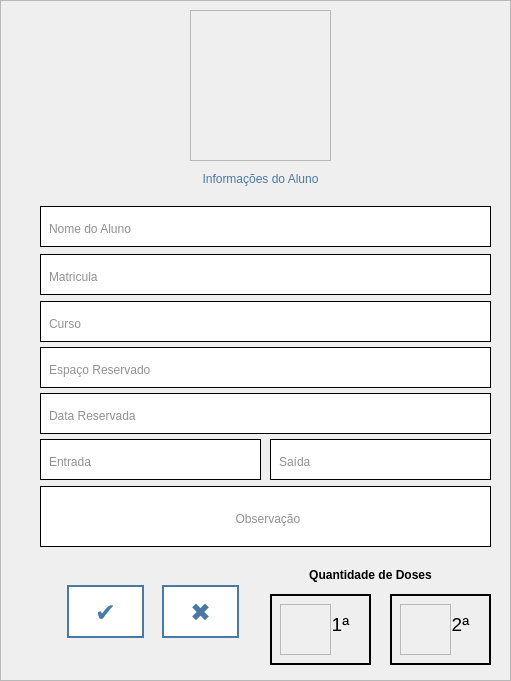
         <widget class="QFrame" name="campus_all">
          <property name="geometry">
           <rect>
            <x>0</x>
            <y>10</y>
            <width>511</width>
            <height>681</height>
           </rect>
          </property>
          <property name="styleSheet">
           <string notr="true"/>
          </property>
          <property name="frameShape">
           <enum>QFrame::StyledPanel</enum>
          </property>
          <property name="frameShadow">
           <enum>QFrame::Raised</enum>
          </property>
          <widget class="QLabel" name="curso">
           <property name="geometry">
            <rect>
             <x>40</x>
             <y>301</y>
             <width>451</width>
             <height>41</height>
            </rect>
           </property>
           <property name="styleSheet">
            <string notr="true">background-color: rgb(255, 255, 255);
color: rgb(145, 145, 145);
font: 75 12pt &quot;Arial&quot;;
padding-top:5px;
padding-left: 5px;
border-color: rgb(0, 0, 0);
border: 1px solid;</string>
           </property>
           <property name="text">
            <string>Curso</string>
           </property>
          </widget>
          <widget class="QLabel" name="hora_ini">
           <property name="geometry">
            <rect>
             <x>40</x>
             <y>439</y>
             <width>221</width>
             <height>41</height>
            </rect>
           </property>
           <property name="styleSheet">
            <string notr="true">background-color: rgb(255, 255, 255);
color: rgb(145, 145, 145);
font: 75 12pt &quot;Arial&quot;;
padding-top:5px;
padding-left: 5px;
border-color: rgb(0, 0, 0);
border: 1px solid;</string>
           </property>
           <property name="text">
            <string>Entrada</string>
           </property>
          </widget>
          <widget class="QLabel" name="observacao">
           <property name="geometry">
            <rect>
             <x>40</x>
             <y>486</y>
             <width>451</width>
             <height>61</height>
            </rect>
           </property>
           <property name="styleSheet">
            <string notr="true">background-color: rgb(255, 255, 255);
color: rgb(145, 145, 145);
font: 75 12pt &quot;Arial&quot;;
padding-top:5px;
padding-left: 5px;
border-color: rgb(0, 0, 0);
border: 1px solid;</string>
           </property>
           <property name="text">
            <string>Observação</string>
           </property>
           <property name="alignment">
            <set>Qt::AlignCenter</set>
           </property>
          </widget>
          <widget class="QLabel" name="espaco_reservado">
           <property name="geometry">
            <rect>
             <x>40</x>
             <y>347</y>
             <width>451</width>
             <height>41</height>
            </rect>
           </property>
           <property name="styleSheet">
            <string notr="true">background-color: rgb(255, 255, 255);
color: rgb(145, 145, 145);
font: 75 12pt &quot;Arial&quot;;
padding-top:5px;
padding-left: 5px;
border-color: rgb(0, 0, 0);
border: 1px solid;</string>
           </property>
           <property name="text">
            <string>Espaço Reservado</string>
           </property>
          </widget>
          <widget class="QPushButton" name="negar">
           <property name="geometry">
            <rect>
             <x>160</x>
             <y>581</y>
             <width>81</width>
             <height>61</height>
            </rect>
           </property>
           <property name="styleSheet">
            <string notr="true">.QPushButton#negar {
    color: white;
    text-align: center;
    text-decoration: none;
    display: inline-block;
    font-size: 25px;
    margin: 4px 2px;
    cursor: pointer;
    background-color: white; 
    color: red; 
    border: 2px solid red;
	border-radius: 50px;
}

.QPushButton#negar:hover:pressed {
    background-color:red;
    color: white;
	border-top-color: rgb(255, 255, 255);
	border-right-color: rgb(0,0,0);
	border-bottom-color: rgb(0,0,0);
	border-left-color: rgb(255, 255, 255);
}
</string>
           </property>
           <property name="text">
            <string>✖</string>
           </property>
          </widget>
          <widget class="QFrame" name="frame_12">
           <property name="geometry">
            <rect>
             <x>190</x>
             <y>10</y>
             <width>141</width>
             <height>151</height>
            </rect>
           </property>
           <property name="styleSheet">
            <string notr="true">image: url(:/newPrefix/logo-normal.jpg);
background-repeat: no-repeat;
background-position:center;</string>
           </property>
           <property name="frameShape">
            <enum>QFrame::StyledPanel</enum>
           </property>
           <property name="frameShadow">
            <enum>QFrame::Raised</enum>
           </property>
          </widget>
          <widget class="QLabel" name="matricula">
           <property name="geometry">
            <rect>
             <x>40</x>
             <y>254</y>
             <width>451</width>
             <height>41</height>
            </rect>
           </property>
           <property name="styleSheet">
            <string notr="true">background-color: rgb(255, 255, 255);
color: rgb(145, 145, 145);
font: 75 12pt &quot;Arial&quot;;
padding-top:5px;
padding-left: 5px;
border-color: rgb(0, 0, 0);
border: 1px solid;</string>
           </property>
           <property name="text">
            <string>Matricula</string>
           </property>
          </widget>
          <widget class="QLabel" name="label_2">
           <property name="geometry">
            <rect>
             <x>70</x>
             <y>163</y>
             <width>381</width>
             <height>31</height>
            </rect>
           </property>
           <property name="styleSheet">
            <string notr="true">font: 75 16pt &quot;Arial&quot;;
color: rgb(73, 122, 166);</string>
           </property>
           <property name="text">
            <string>Informações do Aluno</string>
           </property>
           <property name="alignment">
            <set>Qt::AlignCenter</set>
           </property>
          </widget>
          <widget class="QLabel" name="nome_aluno">
           <property name="geometry">
            <rect>
             <x>40</x>
             <y>206</y>
             <width>451</width>
             <height>41</height>
            </rect>
           </property>
           <property name="styleSheet">
            <string notr="true">background-color: rgb(255, 255, 255);
color: rgb(145, 145, 145);
font: 75 12pt &quot;Arial&quot;;
padding-top:5px;
padding-left: 5px;
border-color: rgb(0, 0, 0);
border: 1px solid;</string>
           </property>
           <property name="text">
            <string>Nome do Aluno</string>
           </property>
          </widget>
          <widget class="QLabel" name="hora_fim">
           <property name="geometry">
            <rect>
             <x>270</x>
             <y>439</y>
             <width>221</width>
             <height>41</height>
            </rect>
           </property>
           <property name="styleSheet">
            <string notr="true">background-color: rgb(255, 255, 255);
color: rgb(145, 145, 145);
font: 75 12pt &quot;Arial&quot;;
padding-top:5px;
padding-left: 5px;
border-color: rgb(0, 0, 0);
border: 1px solid;</string>
           </property>
           <property name="text">
            <string>Saída</string>
           </property>
          </widget>
          <widget class="QPushButton" name="afirmar">
           <property name="geometry">
            <rect>
             <x>65</x>
             <y>581</y>
             <width>81</width>
             <height>61</height>
            </rect>
           </property>
           <property name="toolTip">
            <string>Afirmar</string>
           </property>
           <property name="whatsThis">
            <string>Afirmar</string>
           </property>
           <property name="styleSheet">
            <string notr="true">.QPushButton#afirmar {
    color: white;
    text-align: center;
    text-decoration: none;
    display: inline-block;
    font-size: 25px;
    margin: 4px 2px;
    cursor: pointer;
    background-color: white; 
    color: #4CAF50; 
    border: 2px solid #4CAF50;
}

.QPushButton#afirmar:hover:pressed {
    background-color: #4CAF50;
    color: white;
	border-top-color: rgb(255, 255, 255);
	border-right-color: rgb(0,0,0);
	border-bottom-color: rgb(0,0,0);
	border-left-color: rgb(255, 255, 255);
}
</string>
           </property>
           <property name="text">
            <string>✔</string>
           </property>
          </widget>
          <widget class="QLabel" name="data">
           <property name="geometry">
            <rect>
             <x>40</x>
             <y>393</y>
             <width>451</width>
             <height>41</height>
            </rect>
           </property>
           <property name="styleSheet">
            <string notr="true">background-color: rgb(255, 255, 255);
color: rgb(145, 145, 145);
font: 75 12pt &quot;Arial&quot;;
padding-top:5px;
padding-left: 5px;
border-color: rgb(0, 0, 0);
border: 1px solid;</string>
           </property>
           <property name="text">
            <string>Data Reservada</string>
           </property>
          </widget>
          <widget class="QFrame" name="s_dose_all">
           <property name="geometry">
            <rect>
             <x>390</x>
             <y>594</y>
             <width>101</width>
             <height>71</height>
            </rect>
           </property>
           <property name="styleSheet">
            <string notr="true">QFrame#s_dose_all{
border: 2px solid black;
}

</string>
           </property>
           <property name="frameShape">
            <enum>QFrame::StyledPanel</enum>
           </property>
           <property name="frameShadow">
            <enum>QFrame::Raised</enum>
           </property>
           <widget class="QFrame" name="fig_vac_2">
            <property name="geometry">
             <rect>
              <x>10</x>
              <y>10</y>
              <width>51</width>
              <height>51</height>
             </rect>
            </property>
            <property name="styleSheet">
             <string notr="true">image: url(:/newPrefix/2646111.png);

</string>
            </property>
            <property name="frameShape">
             <enum>QFrame::StyledPanel</enum>
            </property>
            <property name="frameShadow">
             <enum>QFrame::Raised</enum>
            </property>
           </widget>
           <widget class="QLabel" name="s_dose_n">
            <property name="geometry">
             <rect>
              <x>50</x>
              <y>10</y>
              <width>41</width>
              <height>41</height>
             </rect>
            </property>
            <property name="styleSheet">
             <string notr="true"/>
            </property>
            <property name="text">
             <string>&lt;html&gt;&lt;head/&gt;&lt;body&gt;&lt;p&gt;&lt;span style=&quot; font-size:14pt;&quot;&gt;2ª&lt;/span&gt;&lt;/p&gt;&lt;/body&gt;&lt;/html&gt;</string>
            </property>
            <property name="alignment">
             <set>Qt::AlignCenter</set>
            </property>
           </widget>
          </widget>
          <widget class="QFrame" name="p_dose_all">
           <property name="geometry">
            <rect>
             <x>270</x>
             <y>594</y>
             <width>101</width>
             <height>71</height>
            </rect>
           </property>
           <property name="styleSheet">
            <string notr="true">QFrame#p_dose_all{
border: 2px solid black;
}

</string>
           </property>
           <property name="frameShape">
            <enum>QFrame::StyledPanel</enum>
           </property>
           <property name="frameShadow">
            <enum>QFrame::Raised</enum>
           </property>
           <widget class="QFrame" name="fig_vac_1">
            <property name="geometry">
             <rect>
              <x>10</x>
              <y>10</y>
              <width>51</width>
              <height>51</height>
             </rect>
            </property>
            <property name="styleSheet">
             <string notr="true">image: url(:/newPrefix/2646111.png);

</string>
            </property>
            <property name="frameShape">
             <enum>QFrame::StyledPanel</enum>
            </property>
            <property name="frameShadow">
             <enum>QFrame::Raised</enum>
            </property>
           </widget>
           <widget class="QLabel" name="p_dose_n">
            <property name="geometry">
             <rect>
              <x>50</x>
              <y>10</y>
              <width>41</width>
              <height>41</height>
             </rect>
            </property>
            <property name="styleSheet">
             <string notr="true"/>
            </property>
            <property name="text">
             <string>&lt;html&gt;&lt;head/&gt;&lt;body&gt;&lt;p&gt;&lt;span style=&quot; font-size:14pt;&quot;&gt;1ª&lt;/span&gt;&lt;/p&gt;&lt;/body&gt;&lt;/html&gt;</string>
            </property>
            <property name="alignment">
             <set>Qt::AlignCenter</set>
            </property>
           </widget>
          </widget>
          <widget class="QLabel" name="label_3">
           <property name="geometry">
            <rect>
             <x>290</x>
             <y>560</y>
             <width>161</width>
             <height>31</height>
            </rect>
           </property>
           <property name="text">
            <string>&lt;html&gt;&lt;head/&gt;&lt;body&gt;&lt;p&gt;&lt;span style=&quot; font-size:9pt; font-weight:600;&quot;&gt;Quantidade de Doses&lt;/span&gt;&lt;/p&gt;&lt;/body&gt;&lt;/html&gt;</string>
           </property>
           <property name="alignment">
            <set>Qt::AlignCenter</set>
           </property>
          </widget>
          <widget class="QLabel" name="fechar_confirma">
           <property name="geometry">
            <rect>
             <x>65</x>
             <y>581</y>
             <width>81</width>
             <height>61</height>
            </rect>
           </property>
           <property name="styleSheet">
            <string notr="true">    text-align: center;
    text-decoration: none;
    display: inline-block;
    font-size: 25px;
    margin: 4px 2px;
    cursor: pointer;
    background-color: white; 
    color: rgb(73, 122, 166); 
    border: 2px solid rgb(73, 122, 166);</string>
           </property>
           <property name="text">
            <string>✔</string>
           </property>
           <property name="alignment">
            <set>Qt::AlignCenter</set>
           </property>
          </widget>
          <widget class="QLabel" name="fechar_negar">
           <property name="geometry">
            <rect>
             <x>160</x>
             <y>581</y>
             <width>81</width>
             <height>61</height>
            </rect>
           </property>
           <property name="styleSheet">
            <string notr="true">    text-align: center;
    text-decoration: none;
    display: inline-block;
    font-size: 25px;
    margin: 4px 2px;
    cursor: pointer;
    background-color: white; 
    color: rgb(73, 122, 166); 
    border: 2px solid rgb(73, 122, 166);</string>
           </property>
           <property name="text">
            <string>✖</string>
           </property>
           <property name="alignment">
            <set>Qt::AlignCenter</set>
           </property>
          </widget>
         </widget>
